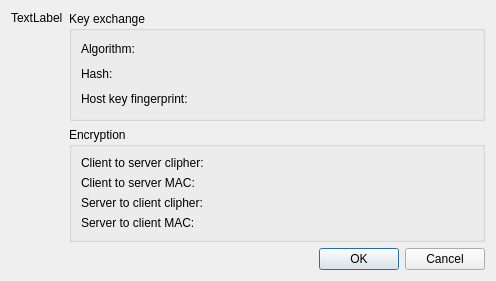
<?xml version="1.0" encoding="UTF-8"?>
<ui version="4.0">
 <class>EncryptionDetailDialog</class>
 <widget class="QDialog" name="EncryptionDetailDialog">
  <property name="geometry">
   <rect>
    <x>0</x>
    <y>0</y>
    <width>496</width>
    <height>281</height>
   </rect>
  </property>
  <property name="windowTitle">
   <string>Encryption details</string>
  </property>
  <layout class="QHBoxLayout" name="horizontalLayout">
   <item>
    <layout class="QVBoxLayout" name="verticalLayout">
     <item>
      <widget class="QLabel" name="label_8">
       <property name="text">
        <string>TextLabel</string>
       </property>
      </widget>
     </item>
     <item>
      <spacer name="verticalSpacer">
       <property name="orientation">
        <enum>Qt::Vertical</enum>
       </property>
       <property name="sizeHint" stdset="0">
        <size>
         <width>20</width>
         <height>40</height>
        </size>
       </property>
      </spacer>
     </item>
    </layout>
   </item>
   <item>
    <layout class="QVBoxLayout" name="verticalLayout_4">
     <item>
      <widget class="QGroupBox" name="groupBox">
       <property name="title">
        <string>Key exchange</string>
       </property>
       <layout class="QVBoxLayout" name="verticalLayout_3">
        <item>
         <widget class="QLabel" name="label_6">
          <property name="text">
           <string>Algorithm:</string>
          </property>
          <property name="wordWrap">
           <bool>false</bool>
          </property>
          <property name="textInteractionFlags">
           <set>Qt::LinksAccessibleByMouse|Qt::TextSelectableByMouse</set>
          </property>
         </widget>
        </item>
        <item>
         <widget class="QLabel" name="label_7">
          <property name="text">
           <string>Hash:</string>
          </property>
          <property name="wordWrap">
           <bool>false</bool>
          </property>
          <property name="textInteractionFlags">
           <set>Qt::LinksAccessibleByMouse|Qt::TextSelectableByMouse</set>
          </property>
         </widget>
        </item>
        <item>
         <widget class="QLabel" name="label_5">
          <property name="text">
           <string>Host key fingerprint:</string>
          </property>
          <property name="wordWrap">
           <bool>true</bool>
          </property>
          <property name="textInteractionFlags">
           <set>Qt::LinksAccessibleByMouse|Qt::TextSelectableByMouse</set>
          </property>
         </widget>
        </item>
       </layout>
      </widget>
     </item>
     <item>
      <widget class="QGroupBox" name="groupBox_2">
       <property name="title">
        <string>Encryption</string>
       </property>
       <layout class="QVBoxLayout" name="verticalLayout_2">
        <item>
         <widget class="QLabel" name="label">
          <property name="text">
           <string>Client to server clipher:</string>
          </property>
          <property name="textInteractionFlags">
           <set>Qt::LinksAccessibleByMouse|Qt::TextSelectableByMouse</set>
          </property>
         </widget>
        </item>
        <item>
         <widget class="QLabel" name="label_2">
          <property name="text">
           <string>Client to server MAC:</string>
          </property>
          <property name="textInteractionFlags">
           <set>Qt::LinksAccessibleByMouse|Qt::TextSelectableByMouse</set>
          </property>
         </widget>
        </item>
        <item>
         <widget class="QLabel" name="label_4">
          <property name="text">
           <string>Server to client clipher:</string>
          </property>
          <property name="textInteractionFlags">
           <set>Qt::LinksAccessibleByMouse|Qt::TextSelectableByMouse</set>
          </property>
         </widget>
        </item>
        <item>
         <widget class="QLabel" name="label_3">
          <property name="text">
           <string>Server to client MAC:</string>
          </property>
          <property name="textInteractionFlags">
           <set>Qt::LinksAccessibleByMouse|Qt::TextSelectableByMouse</set>
          </property>
         </widget>
        </item>
       </layout>
      </widget>
     </item>
     <item>
      <widget class="QDialogButtonBox" name="buttonBox">
       <property name="orientation">
        <enum>Qt::Horizontal</enum>
       </property>
       <property name="standardButtons">
        <set>QDialogButtonBox::Cancel|QDialogButtonBox::Ok</set>
       </property>
      </widget>
     </item>
    </layout>
   </item>
  </layout>
 </widget>
 <resources/>
 <connections>
  <connection>
   <sender>buttonBox</sender>
   <signal>accepted()</signal>
   <receiver>EncryptionDetailDialog</receiver>
   <slot>accept()</slot>
   <hints>
    <hint type="sourcelabel">
     <x>248</x>
     <y>254</y>
    </hint>
    <hint type="destinationlabel">
     <x>157</x>
     <y>274</y>
    </hint>
   </hints>
  </connection>
  <connection>
   <sender>buttonBox</sender>
   <signal>rejected()</signal>
   <receiver>EncryptionDetailDialog</receiver>
   <slot>reject()</slot>
   <hints>
    <hint type="sourcelabel">
     <x>316</x>
     <y>260</y>
    </hint>
    <hint type="destinationlabel">
     <x>286</x>
     <y>274</y>
    </hint>
   </hints>
  </connection>
 </connections>
</ui>
